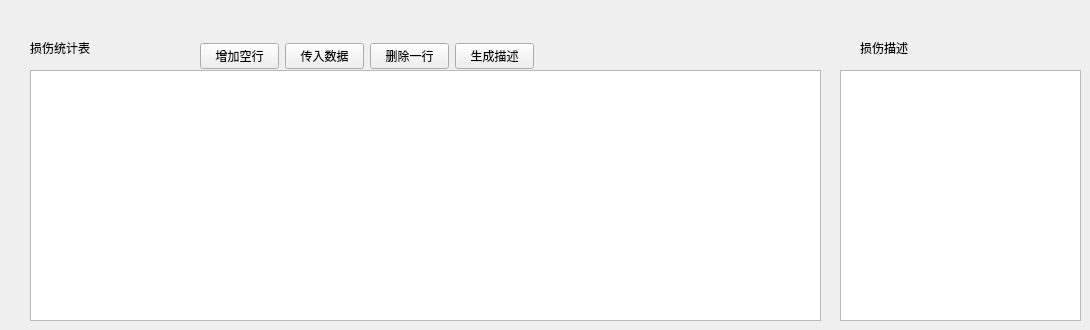
      <widget class="QWidget" name="tab_6">
       <attribute name="title">
        <string>损伤统计</string>
       </attribute>
       <widget class="QWidget" name="layoutWidget_2">
        <property name="geometry">
         <rect>
          <x>200</x>
          <y>40</y>
          <width>334</width>
          <height>32</height>
         </rect>
        </property>
        <layout class="QHBoxLayout" name="horizontalLayout_2">
         <item>
          <widget class="QPushButton" name="pushButton_64">
           <property name="text">
            <string>增加空行</string>
           </property>
          </widget>
         </item>
         <item>
          <widget class="QPushButton" name="pushButton_11">
           <property name="text">
            <string>传入数据</string>
           </property>
          </widget>
         </item>
         <item>
          <widget class="QPushButton" name="pushButton_12">
           <property name="text">
            <string>删除一行</string>
           </property>
          </widget>
         </item>
         <item>
          <widget class="QPushButton" name="pushButton_13">
           <property name="text">
            <string>生成描述</string>
           </property>
          </widget>
         </item>
        </layout>
       </widget>
       <widget class="QLabel" name="label_101">
        <property name="geometry">
         <rect>
          <x>30</x>
          <y>40</y>
          <width>91</width>
          <height>16</height>
         </rect>
        </property>
        <property name="styleSheet">
         <string notr="true">font: 12pt &quot;黑体&quot;;</string>
        </property>
        <property name="text">
         <string>损伤统计表</string>
        </property>
       </widget>
       <widget class="QTextEdit" name="textEdit">
        <property name="geometry">
         <rect>
          <x>840</x>
          <y>70</y>
          <width>241</width>
          <height>251</height>
         </rect>
        </property>
       </widget>
       <widget class="QLabel" name="label_102">
        <property name="geometry">
         <rect>
          <x>860</x>
          <y>40</y>
          <width>71</width>
          <height>16</height>
         </rect>
        </property>
        <property name="styleSheet">
         <string notr="true">font: 12pt &quot;黑体&quot;;</string>
        </property>
        <property name="text">
         <string>损伤描述</string>
        </property>
       </widget>
       <widget class="QTableWidget" name="tableWidget_2">
        <property name="geometry">
         <rect>
          <x>30</x>
          <y>70</y>
          <width>791</width>
          <height>251</height>
         </rect>
        </property>
       </widget>
      </widget>
